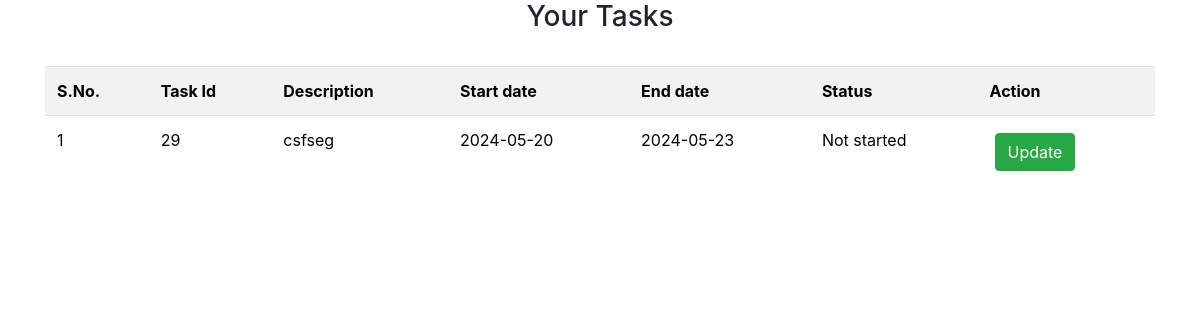
The app's page /task.php (signed in) with its own data.
### tables this page shows
CREATE TABLE `tasks` (
  `tid` int(11) NOT NULL,
  `uid` int(11) NOT NULL,
  `description` varchar(250) NOT NULL,
  `start_date` date NOT NULL,
  `end_date` date NOT NULL,
  `status` varchar(100) NOT NULL
);

### task.php (the view, shortened to what this page needs)
<?php
include('includes/connection.php');
if(isset($_SESSION['email'])){
?>
<!DOCTYPE html>
<html lang="en">
<head>
    <link rel="stylesheet" href="https://cdn.jsdelivr.net/npm/bootstrap@4.1.3/dist/css/bootstrap.min.css">
</head>
<body>
    <center>
        <h3>Your Tasks</h3>
    </center>
    <br>
    <div class="container">
        <table class="table table-striped">
            <tr>
                <th>S.No.</th>
                <th>Task Id</th>
                <th>Description</th>
                <th>Start date</th>
                <th>End date</th>
                <th>Status</th>
                <th>Action</th>
            </tr>
            <?php
            $sql = "SELECT * FROM tasks WHERE uid = $_SESSION[uid];";
            $result = mysqli_query($connection, $sql);
            $sno = 1;
            while ($row = mysqli_fetch_assoc($result)) {
            ?>
                <tr>
                    <td><?php echo $sno;
                        $sno++; ?></td>
                    <td><?php echo $row['tid']; ?></td>
                    <td><?php echo $row['description']; ?></td>
                    <td><?php echo $row['start_date']; ?></td>
                    <td><?php echo $row['end_date']; ?></td>
                    <td><?php echo $row['status']; ?></td>
                    <td><a type="button" class="btn btn-success" href="update_status.php?id=<?php echo $row['tid']; ?>">Update</a></td>
                </tr>
            <?php
            }
            ?>
        </table>
    </div>
</body>
</html>
<?php
}else{
  header('location:index2.php');
}
?>

### task.php (style rules this page uses)
table, td { padding: 10px; }
.table { background-color: white; color: black; }
.btn { margin: 5px; }

### records on screen
tasks: tid "29", description "csfseg", start_date "2024-05-20", end_date "2024-05-23", status "Not started"
